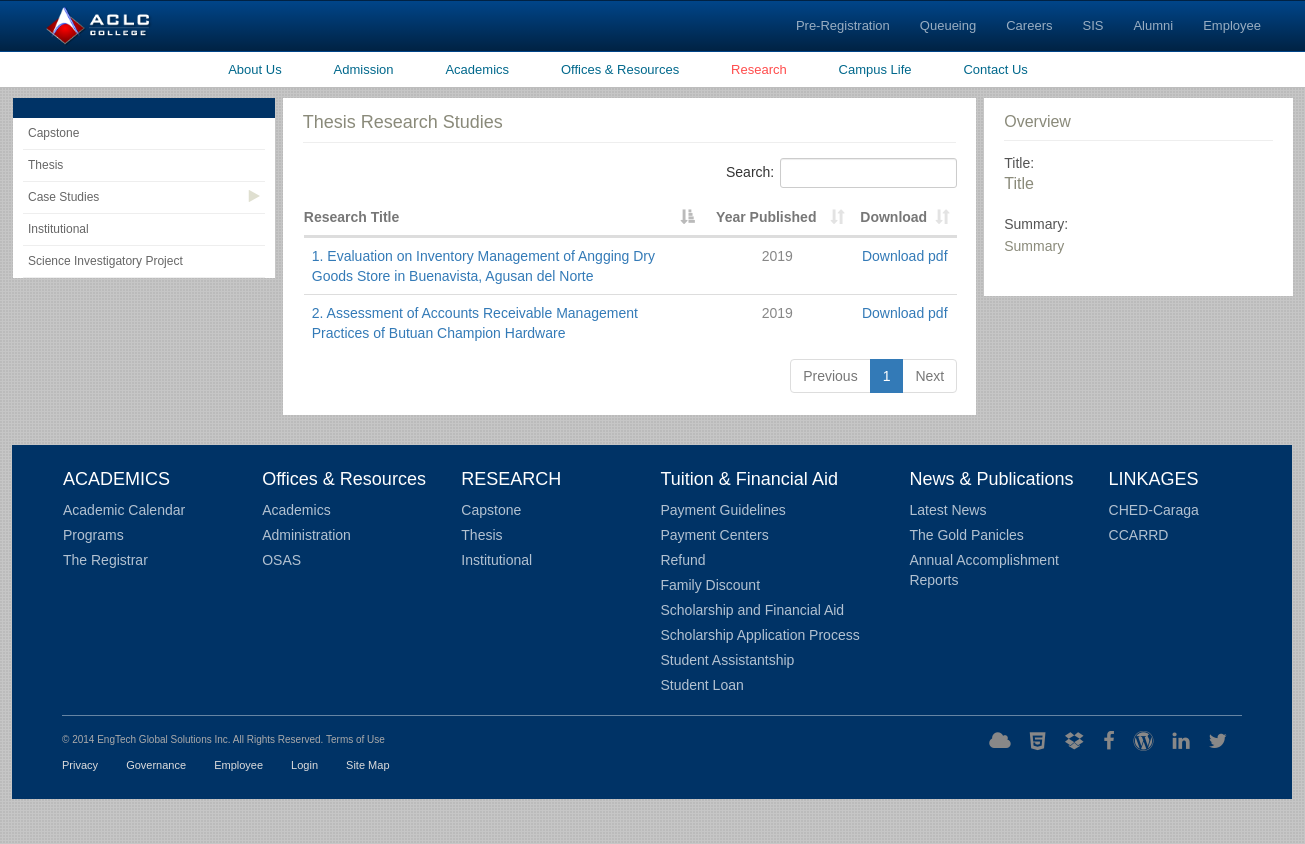
The page /index.php/public/research_case_study on the database its author committed.
### tables this page shows
CREATE TABLE `case_studies` (
  `cs_id` int(11) NOT NULL,
  `title` varchar(225) DEFAULT NULL,
  `summary` text,
  `date_published` varchar(40) DEFAULT NULL,
  `date_posted` date DEFAULT NULL,
  `ac_id` int(11) DEFAULT NULL,
  `img_path` varchar(255) DEFAULT NULL
);

### application/controllers/public/research_case_study.php (called while the page is built, shortened)
<?php
class Research_Case_Study extends CI_Controller {
    public function index() {
    	$data['research'] = $this->research_cs();
        $this->load->view("public/research_case_studies",$data);
    }
    public function research_cs(){
		$this->load->model('case_study');
		$caps = new Case_Study;
		$getSD = $caps->get();
		return $getSD;
    }
}

### index.php (called while the page is built, shortened)
<?php
require_once BASEPATH.'core/CodeIgniter.php';

### application/core/MY_Model.php (called while the page is built, shortened)
<?php
	class MY_Model extends CI_Model{
		public function instatiate($qry_result){
			$toret = array();
			foreach ($qry_result as $row) {
				$model = new $class;
				$model->populate($row);
				$toret[$row->{$this::DB_TABLE_PK}] = $model;
			}
			return $toret;
		}
		public function get($limit = 0, $offset = 0){
			$this->db->select('*');
			$this->db->from($this::DB_TABLE);
			$qry = $this->db->get();
			$toret = $this->instatiate($qry->result());
			return $toret;
		}
	}

### application/views/public/research_case_studies.php (the view, shortened to what this page needs)
<!DOCTYPE html>
<html lang="en">
<head>
  <link rel="stylesheet" href="<?= base_url()?>plugins/css/bootstrap.min.css">
  <link rel="stylesheet" href="<?= base_url()?>plugins/css/fontawesome/css/font-awesome.min.css">
  <link rel="stylesheet" href="<?= base_url()?>plugins/css/styles.css">
  <link rel="stylesheet" href="<?= base_url()?>plugins/plugins/owl_carousel/docs/assets/owlcarousel/assets/owl.carousel.min.css">
  <link rel="stylesheet" href="<?= base_url()?>plugins/plugins/owl_carousel/docs/assets/owlcarousel/assets/owl.theme.default.min.css">
  <link rel="stylesheet" href="<?= base_url() ?>plugins/plugins/DataTables/datatables.css">
</head>
<body>
	<nav class="navbar box-edge no-margin">
	  <div class="container-fluid">
	  		<div class="navbar-header">
		      <a class="navbar-brand" href="<?= base_url()?>""><img src="<?= base_url()?>plugins/images/logo.png" alt=""></a>
		    </div>
		    <div class="collapse navbar-collapse" id="myNavbar">
		      <ul class="nav navbar-nav navbar-right pr-20">
		        <li><a href="#" class="c-white f-12">Pre-Registration</a></li>
		        <li><a href="#" class="c-white f-12">Queueing</a></li>
		        <li><a href="#" class="c-white f-12">Careers</a></li>
		        <li><a href="#" class="c-white f-12">SIS</a></li>
		        <li><a href="#" class="c-white f-12">Alumni</a></li>
		        <li><a href="#" class="c-white f-12">Employee</a></li>
		      </ul>
		    </div>
	  </div>
	</nav>
	<nav class="main-nav hidden-xs mb-10">
		<div class="container">
			<ul class="center-text inline-block">
				<li ><a href="<?= base_url()?>index.php/public/about_us">About Us</a></li>
				<li ><a href="<?= base_url()?>index.php/public/admission">Admission</a></li>
				<li><a href="<?= base_url()?>index.php/public/academic">Academics</a></li>
				<li ><a href="<?= base_url()?>index.php/public/office_resource">Offices &amp; Resources</a></li>
				<li class="active"><a href="<?= base_url()?>index.php/public/research">Research</a></li>
				<li><a href="<?= base_url()?>index.php/public/campus_life">Campus Life</a></li>
				<li><a href="<?= base_url()?>index.php/public/contact_us">Contact Us</a></li>
			</ul>
		</div>
	</nav>
	<div class="main-content">
		<div class="container">
			<div class="admission-main mb-30">
				<div class="row" style="padding-bottom: 30px;">
					<div class="col-md-5 pr-0">
						<div class="admission-leftpane bg-white">
							<div class="head-blue ptb-10 bg-blue"></div>
							<ul>
								<li ><a href="<?= base_url()?>index.php/public/research">Capstone</a></i></li>
								<li ><a href="<?= base_url()?>index.php/public/thesis">Thesis</a><i class="fa fa-play"></i></li>
								<li class="active"><a href="<?= base_url()?>index.php/public/research_case_study">Case Studies</a><i class="fa fa-play"></i></li>
								<li><a href="<?= base_url()?>index.php/public/research_institutional">Institutional</a><i class="fa fa-play"></i></li>
								<li><a href="<?= base_url()?>index.php/public/research/science_investigatory">Science Investigatory Project</a><i class="fa fa-play"></i></li>
							</ul>
						</div>
					</div>
					<div class="col-md-13 pr-0">
						<div class="activity-sched bg-white ptb-15">
							<h3 class="normal c-gray f-18 mb-15 bb pb-10">Thesis Research Studies</h3>
							<table class="research-table table" id="research-table">
								<thead>
									<th class="col-xs-18" style="padding-left: 0">Research Title</th>
									<th class="col-xs-6" style="text-align: center">Year Published</th>
									<th class="col-xs-6" style="text-align: center">Download</th>
								</thead>
								<tbody>
									<?php foreach($research as $key => $value):?>
										<tr>
											<td><a href="#" class="view-research" attr='<?= $value->cs_id ?>' style="text-decoration: none;"><?= $value->cs_id.". ". $value->title ?></a></td>
											<td style="text-align: center"><center><?= date("Y",strtotime($value->date_published))?></center></td>
											<td style="text-align: center"><center><a href="<?= base_url('plugins/images/research/case_studies/'.$value->cs_id)?>" target="_blank" download><?= $value->img_path !='' ? 'Download pdf':''?></a></center></td>
										</tr>
									<?php endforeach; ?>
								</tbody>
							</table>
						</div>
					</div>
					<div class="col-md-6">
						<div class="ptb-15 bg-white">
							<h3 class="normal c-gray f-16 mb-15 bb pb-10">Overview</h3>
							<div class="mb-25">
								<h5 class="f-14 c-dgray mb-3">Title: </h5>
								<h4 class="f-16 c-gray normal" id="title">Title</h4>
							</div>
							<div class="mb-25">
								<h5 class="f-14 c-dgray mb-3">Summary: </h5>
								<div id="summary" class="c-gray normal">Summary</div>
							</div>
						</div>
					</div>
			</div>
			<footer>
				<div class="links bbw pb-15 mb-15">
					<div class="row">
						<div class="col-md-4">
							<h4>ACADEMICS</h4>
							<ul>
								<li><a href="">Academic Calendar</a></li>
								<li><a href="">Programs</a></li>
								<li><a href="">The Registrar</a></li>
							</ul>
						</div>
						<div class="col-md-4">
							<h4>Offices & Resources</h4>
							<ul>
								<li><a href="">Academics</a></li>
								<li><a href="">Administration</a></li>
								<li><a href="">OSAS</a></li>
							</ul>
						</div>
						<div class="col-md-4">
							<h4>RESEARCH</h4>
							<ul>
								<li><a href="">Capstone</a></li>
								<li><a href="">Thesis</a></li>
								<li><a href="">Institutional</a></li>
							</ul>
						</div>
						<div class="col-md-5">
							<h4>Tuition & Financial Aid</h4>
							<ul>
								<li><a href="">Payment Guidelines</a></li>
								<li><a href="">Payment Centers</a></li>
								<li><a href="">Refund</a></li>
								<li><a href="">Family Discount</a></li>
								<li><a href="">Scholarship and Financial Aid</a></li>
								<li><a href="">Scholarship Application Process</a></li>
								<li><a href="">Student Assistantship</a></li>
								<li><a href="">Student Loan</a></li>
							</ul>
						</div>
						<div class="col-md-4">
							<h4>News & Publications</h4>
							<ul>
								<li><a href="">Latest News</a></li>
								<li><a href="">The Gold Panicles</a></li>
								<li><a href="">Annual Accomplishment Reports</a></li>
							</ul>
						</div>
						<div class="col-md-3">
							<h4>LINKAGES</h4>
							<ul>
								<li><a href="">CHED-Caraga</a></li>
								<li><a href="">CCARRD</a></li>
							</ul>
						</div>
					</div>
				</div>
				<div class="footer oh">
					<div class="pull-left left">
						<p class='f-10 c-lgray mb-10'>© 2014 EngTech Global Solutions Inc. All Rights Reserved. Terms of Use</p>
						<ul class="inline-block f-11">
							<li><a href="">Privacy</a></li>
							<li><a href="">Governance</a></li>
							<li><a href="">Employee</a></li>
							<li><a href="">Login</a></li>
							<li><a href="">Site Map</a></li>
						</ul>
					</div>
					<div class="pull-right right">
						<ul class="inline-block">
							<li><a href="" class="fa fa-cloud"></a></li>
							<li><a href="" class="fa fa-html5"></a></li>
							<li><a href="" class="fa fa-dropbox"></a></li>
							<li><a href="" class="fa fa-facebook-f"></a></li>
							<li><a href="" class="fa fa-wordpress"></a></li>
							<li><a href="" class="fa fa-linkedin"></a></li>
							<li><a href="" class="fa fa-twitter"></a></li>
						</ul>
					</div>
				</div>
			</footer>
		</div>
	</div>
</body>
</html>

### rows shown on the page
case_studies: cs_id "1", title "Evaluation on Inventory Management of Angging Dry Goods Store in Buenavista, Agusan del Norte", date_published "2019", shows "Download pdf"
case_studies: cs_id "2", title "Assessment of Accounts Receivable Management Practices of Butuan Champion Hardware", date_published "2019", shows "Download pdf"
